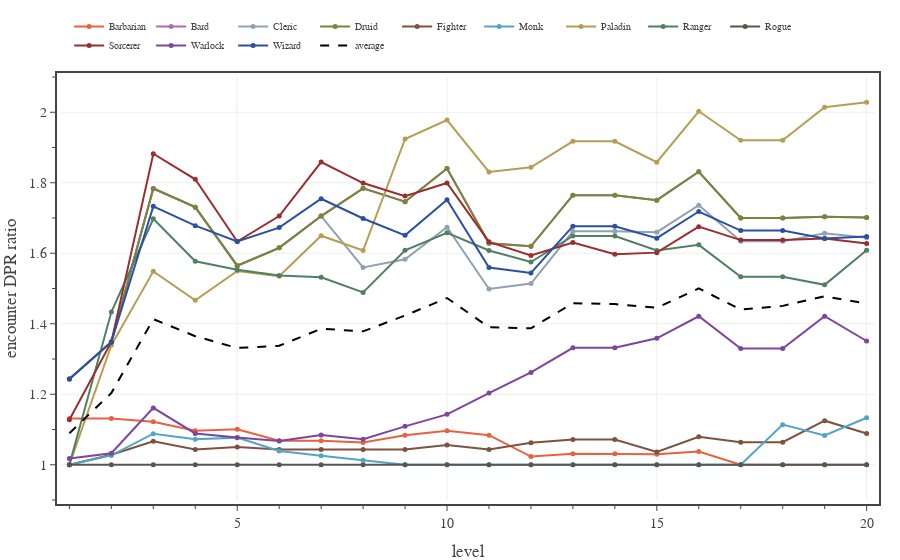

Notebook source saved alongside this figure:
### Code cell
# Plots average encounter XP for each class on days with only one Deadly encounters and no short rest. 
n_enc = 1
encounter_difficulty = 'Deadly'

with open(f'../xp-and-player-characters/pc data - Medium 2 short rests.json', 'r') as fin:
    pc_data0 = json.load(fin)

with open(f'../xp-and-player-characters/pc data - {encounter_difficulty} 2 short rests.json', 'r') as fin:
    pc_data1 = json.load(fin)

levels = np.array(range(1,21,1))
enc_XP_budget = 0.5 * np.array(ENCOUNTER_DIFFICULTIES['Daily']['XP'])

fig = go.Figure(
    layout=go.Layout(
        template=TFB_TEMPLATE,
        xaxis=dict(
            title_text='level',
            range=[0.8, 20.2],
            tick0=0, dtick=5,
            minor=dict(tick0=0, dtick=1),
        ),
        yaxis=dict(
            autorange=False,
            title_text='encounter DPR ratio',
            range=[0.9, 2.1],
            tick0=0, dtick=0.2,
            minor=dict(tick0=0, dtick=0.1),
        ),
        legend=dict(
            yanchor='bottom',  y=1.04,
            xanchor='left', x=0.01,
            orientation='h',
        )
    )
)

eXPmean = np.zeros(20)
aXPmean = np.zeros(20)
for pc in PC_CLASSES:
    eXP = np.zeros(20)
    for level in range(20):
        encounters = pc_data1[pc][level]['encounters']
        encounters = [x for x in encounters if x['type'] == 'encounter']
        eXP[level] = np.mean([x['effective damage per round mean'] for x in encounters[0:n_enc]])

    eXPmean += eXP
    aXP  = np.array([x['effective damage per round mean'] for x in pc_data0[pc]])
    aXPmean += aXP

    fig.add_trace(go.Scatter(
        x=levels, 
        y=eXP/aXP,
        mode='lines+markers', 
        line={'color': PC_CLASSES[pc]['color']},
        marker={'size': 5},
        unselected=dict(marker=dict(opacity=0.0)),
        name=pc,
        hovertemplate=
            '<b>'+pc+'</b><br>'+
            'lvl %{x}<br>'+
            'eff DPR %{y:.2f}'+
            '<extra></extra>'
    ))

eXPmean /= len(PC_CLASSES)
aXPmean /= len(PC_CLASSES)
fig.add_trace(go.Scatter(
    x=levels, 
    y=eXPmean/aXPmean,
    mode='lines', 
    line=dict(color='black', dash='dash'),
    unselected=dict(marker=dict(opacity=0.0)),
    name='average',
    hoverinfo='skip'
))

# show figure
fig.show(config=TFB_CONFIG)

# save large format figure
if SAVEFIGS:
    file_name = f'./fig-single-encounter-edpr-vs-level-{encounter_difficulty.lower()}-large.html'
    fig_html = fig.to_html(
        config=TFB_CONFIG,
        include_plotlyjs=False, 
        full_html=False, 
    )
    fig_soup = BeautifulSoup(fig_html, 'html.parser')
    fig_soup.div['class'] = 'plotly-div-large'
    fig_soup.div['style'] = 'aspect-ratio:600/550'
    with open(file_name, 'wb') as fout:
        fout.write(fig_soup.prettify('utf-8'))

# save small format figure
if SAVEFIGS:
    fig.update_traces(marker=dict(size=4))
    fig.update_layout(font=dict(size=10), legend=dict(font_size=8))
    file_name = f'./fig-single-encounter-edpr-vs-level-{encounter_difficulty.lower()}-small.html'
    fig_html = fig.to_html(
        config=TFB_CONFIG,
        include_plotlyjs=False, 
        full_html=False, 
    )
    fig_soup = BeautifulSoup(fig_html, 'html.parser')
    fig_soup.div['class'] = 'plotly-div-small'
    fig_soup.div['style'] = 'aspect-ratio:600/600'
    with open(file_name, 'wb') as fout:
        fout.write(fig_soup.prettify('utf-8'))

### Figure 1 — Plotly figure (JSON) as saved in the notebook; plotly's stock layout.template omitted (floating-point values rounded to 4 significant figures)
{"data": [{"hovertemplate": "<b>Barbarian</b><br>lvl %{x}<br>eff DPR %{y:.2f}<extra></extra>", "line": {"color": "#E7623E"}, "marker": {"size": 5}, "mode": "lines+markers", "name": "Barbarian", "type": "scatter", "unselected": {"marker": {"opacity": 0}}, "x": [1, 2, 3, 4, 5, 6, 7, 8, 9, 10, 11, 12, 13, 14, 15, 16, 17, 18, 19, 20], "y": [1.131, 1.131, 1.122, 1.096, 1.101, 1.068, 1.068, 1.063, 1.084, 1.096, 1.084, 1.023, 1.031, 1.031, 1.03, 1.037, 1, 1, 1, 1]}, {"hovertemplate": "<b>Bard</b><br>lvl %{x}<br>eff DPR %{y:.2f}<extra></extra>", "line": {"color": "#AB6DAC"}, "marker": {"size": 5}, "mode": "lines+markers", "name": "Bard", "type": "scatter", "unselected": {"marker": {"opacity": 0}}, "x": [1, 2, 3, 4, 5, 6, 7, 8, 9, 10, 11, 12, 13, 14, 15, 16, 17, 18, 19, 20], "y": [1.243, 1.348, 1.784, 1.731, 1.565, 1.615, 1.706, 1.784, 1.746, 1.84, 1.628, 1.62, 1.765, 1.765, 1.751, 1.831, 1.7, 1.7, 1.704, 1.701]}, {"hovertemplate": "<b>Cleric</b><br>lvl %{x}<br>eff DPR %{y:.2f}<extra></extra>", "line": {"color": "#91A1B2"}, "marker": {"size": 5}, "mode": "lines+markers", "name": "Cleric", "type": "scatter", "unselected": {"marker": {"opacity": 0}}, "x": [1, 2, 3, 4, 5, 6, 7, 8, 9, 10, 11, 12, 13, 14, 15, 16, 17, 18, 19, 20], "y": [1.243, 1.348, 1.784, 1.731, 1.565, 1.615, 1.706, 1.56, 1.583, 1.674, 1.499, 1.514, 1.662, 1.662, 1.66, 1.736, 1.634, 1.634, 1.657, 1.644]}, {"hovertemplate": "<b>Druid</b><br>lvl %{x}<br>eff DPR %{y:.2f}<extra></extra>", "line": {"color": "#7A853B"}, "marker": {"size": 5}, "mode": "lines+markers", "name": "Druid", "type": "scatter", "unselected": {"marker": {"opacity": 0}}, "x": [1, 2, 3, 4, 5, 6, 7, 8, 9, 10, 11, 12, 13, 14, 15, 16, 17, 18, 19, 20], "y": [1.243, 1.348, 1.784, 1.731, 1.565, 1.615, 1.706, 1.784, 1.746, 1.84, 1.628, 1.62, 1.765, 1.765, 1.751, 1.831, 1.7, 1.7, 1.704, 1.701]}, {"hovertemplate": "<b>Fighter</b><br>lvl %{x}<br>eff DPR %{y:.2f}<extra></extra>", "line": {"color": "#7F513E"}, "marker": {"size": 5}, "mode": "lines+markers", "name": "Fighter", "type": "scatter", "unselected": {"marker": {"opacity": 0}}, "x": [1, 2, 3, 4, 5, 6, 7, 8, 9, 10, 11, 12, 13, 14, 15, 16, 17, 18, 19, 20], "y": [1, 1.029, 1.067, 1.043, 1.05, 1.043, 1.043, 1.043, 1.043, 1.056, 1.043, 1.062, 1.071, 1.071, 1.036, 1.08, 1.064, 1.064, 1.125, 1.089]}, {"hovertemplate": "<b>Monk</b><br>lvl %{x}<br>eff DPR %{y:.2f}<extra></extra>", "line": {"color": "#51A5C5"}, "marker": {"size": 5}, "mode": "lines+markers", "name": "Monk", "type": "scatter", "unselected": {"marker": {"opacity": 0}}, "x": [1, 2, 3, 4, 5, 6, 7, 8, 9, 10, 11, 12, 13, 14, 15, 16, 17, 18, 19, 20], "y": [1, 1.027, 1.088, 1.073, 1.077, 1.039, 1.026, 1.013, 1, 1, 1, 1, 1, 1, 1, 1, 1, 1.114, 1.083, 1.133]}, {"hovertemplate": "<b>Paladin</b><br>lvl %{x}<br>eff DPR %{y:.2f}<extra></extra>", "line": {"color": "#B59E54"}, "marker": {"size": 5}, "mode": "lines+markers", "name": "Paladin", "type": "scatter", "unselected": {"marker": {"opacity": 0}}, "x": [1, 2, 3, 4, 5, 6, 7, 8, 9, 10, 11, 12, 13, 14, 15, 16, 17, 18, 19, 20], "y": [1, 1.339, 1.549, 1.466, 1.55, 1.535, 1.65, 1.608, 1.924, 1.978, 1.831, 1.844, 1.918, 1.918, 1.858, 2.003, 1.921, 1.921, 2.014, 2.029]}, {"hovertemplate": "<b>Ranger</b><br>lvl %{x}<br>eff DPR %{y:.2f}<extra></extra>", "line": {"color": "#507F62"}, "marker": {"size": 5}, "mode": "lines+markers", "name": "Ranger", "type": "scatter", "unselected": {"marker": {"opacity": 0}}, "x": [1, 2, 3, 4, 5, 6, 7, 8, 9, 10, 11, 12, 13, 14, 15, 16, 17, 18, 19, 20], "y": [1, 1.433, 1.698, 1.577, 1.553, 1.537, 1.532, 1.489, 1.608, 1.658, 1.608, 1.575, 1.649, 1.649, 1.608, 1.624, 1.534, 1.534, 1.51, 1.609]}, {"hovertemplate": "<b>Rogue</b><br>lvl %{x}<br>eff DPR %{y:.2f}<extra></extra>", "line": {"color": "#555752"}, "marker": {"size": 5}, "mode": "lines+markers", "name": "Rogue", "type": "scatter", "unselected": {"marker": {"opacity": 0}}, "x": [1, 2, 3, 4, 5, 6, 7, 8, 9, 10, 11, 12, 13, 14, 15, 16, 17, 18, 19, 20], "y": [1, 1, 1, 1, 1, 1, 1, 1, 1, 1, 1, 1, 1, 1, 1, 1, 1, 1, 1, 1]}, {"hovertemplate": "<b>Sorcerer</b><br>lvl %{x}<br>eff DPR %{y:.2f}<extra></extra>", "line": {"color": "#992E2E"}, "marker": {"size": 5}, "mode": "lines+markers", "name": "Sorcerer", "type": "scatter", "unselected": {"marker": {"opacity": 0}}, "x": [1, 2, 3, 4, 5, 6, 7, 8, 9, 10, 11, 12, 13, 14, 15, 16, 17, 18, 19, 20], "y": [1.128, 1.348, 1.882, 1.81, 1.633, 1.706, 1.859, 1.799, 1.762, 1.8, 1.632, 1.594, 1.63, 1.597, 1.602, 1.675, 1.637, 1.637, 1.642, 1.628]}, {"hovertemplate": "<b>Warlock</b><br>lvl %{x}<br>eff DPR %{y:.2f}<extra></extra>", "line": {"color": "#7B469B"}, "marker": {"size": 5}, "mode": "lines+markers", "name": "Warlock", "type": "scatter", "unselected": {"marker": {"opacity": 0}}, "x": [1, 2, 3, 4, 5, 6, 7, 8, 9, 10, 11, 12, 13, 14, 15, 16, 17, 18, 19, 20], "y": [1.018, 1.033, 1.161, 1.089, 1.078, 1.067, 1.084, 1.073, 1.109, 1.143, 1.203, 1.262, 1.332, 1.332, 1.359, 1.421, 1.33, 1.33, 1.421, 1.351]}, {"hovertemplate": "<b>Wizard</b><br>lvl %{x}<br>eff DPR %{y:.2f}<extra></extra>", "line": {"color": "#2A50A1"}, "marker": {"size": 5}, "mode": "lines+markers", "name": "Wizard", "type": "scatter", "unselected": {"marker": {"opacity": 0}}, "x": [1, 2, 3, 4, 5, 6, 7, 8, 9, 10, 11, 12, 13, 14, 15, 16, 17, 18, 19, 20], "y": [1.243, 1.348, 1.733, 1.678, 1.633, 1.673, 1.755, 1.699, 1.651, 1.752, 1.56, 1.544, 1.677, 1.677, 1.643, 1.718, 1.664, 1.664, 1.642, 1.647]}, {"hoverinfo": "skip", "line": {"color": "black", "dash": "dash"}, "mode": "lines", "name": "average", "type": "scatter", "unselected": {"marker": {"opacity": 0}}, "x": [1, 2, 3, 4, 5, 6, 7, 8, 9, 10, 11, 12, 13, 14, 15, 16, 17, 18, 19, 20], "y": [1.089, 1.203, 1.413, 1.365, 1.331, 1.338, 1.386, 1.378, 1.423, 1.473, 1.39, 1.387, 1.458, 1.456, 1.445, 1.5, 1.44, 1.451, 1.478, 1.458]}], "layout": {"legend": {"orientation": "h", "x": 0.01, "xanchor": "left", "y": 1.04, "yanchor": "bottom"}, "xaxis": {"dtick": 5, "minor": {"dtick": 1, "tick0": 0}, "range": [0.8, 20.2], "tick0": 0, "title": {"text": "level"}}, "yaxis": {"autorange": false, "dtick": 0.2, "minor": {"dtick": 0.1, "tick0": 0}, "range": [0.9, 2.1], "tick0": 0, "title": {"text": "encounter DPR ratio"}}}}
